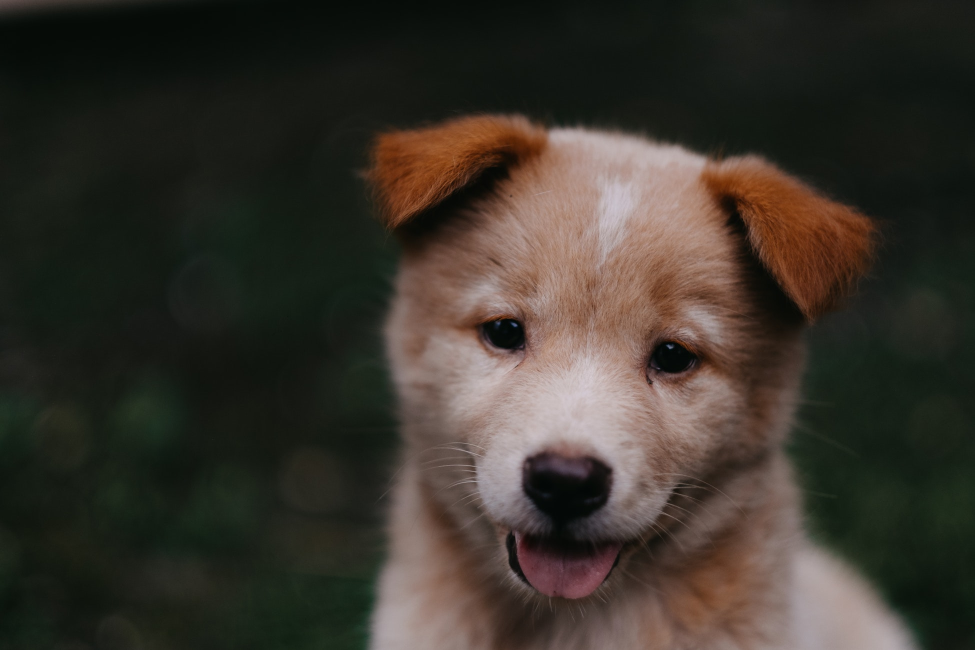
#> input picture DATA/00-puppy.jpg, 1950 x 1300 px, found by its file name (shown at 1/2 size)
$ jupyter execute --allow-errors Image-Basics-with-OpenCV.ipynb
#> lines starting #> are read from the running program, lines starting #| are printed output that depends on the picture; after the words box and inside, x2 and y2 are one past the last pixel; in counts of white or black regions, pixels touching at a corner belong together
# Opening Image files in Notebook

[cell 1]
import numpy as np
import matplotlib.pyplot as plt

[cell 2]
import cv2

[cell 3]
# you are not warned if you pass the wrong file path,
# but if you check the type of image, it showa as NoneType
img = cv2.imread('/Users/anusha/Desktop/Projects/CV/Computer-Vision-with-Python/DATA/00-puppy.jpg')
#> img is the input picture: shape (1300, 1950, 3); mean B, G, R 43.8, 51.8, 57.3

[cell 4]
type(img)

[cell 5]
wrong_path_image = cv2.imread('/Users/anusha/Desktop/Projects/CV/noimage.jpg')

[cell 6]
type(wrong_path_image)

[cell 7]
img.shape
#> Out = (1300, 1950, 3)

[cell 8]
plt.imshow(img)

[cell 9]
#MATPLOTLIB --> RGB
#OPENCV ------> BGR

[cell 10]
# transform opencv to how matplotlib expects the order
#color conversion
fix_img = cv2.cvtColor(img,cv2.COLOR_BGR2RGB)

[cell 11]
plt.imshow(fix_img)

[cell 12]
img_gray = cv2.imread('/Users/anusha/Desktop/Projects/CV/Computer-Vision-with-Python/DATA/00-puppy.jpg',cv2.IMREAD_GRAYSCALE)
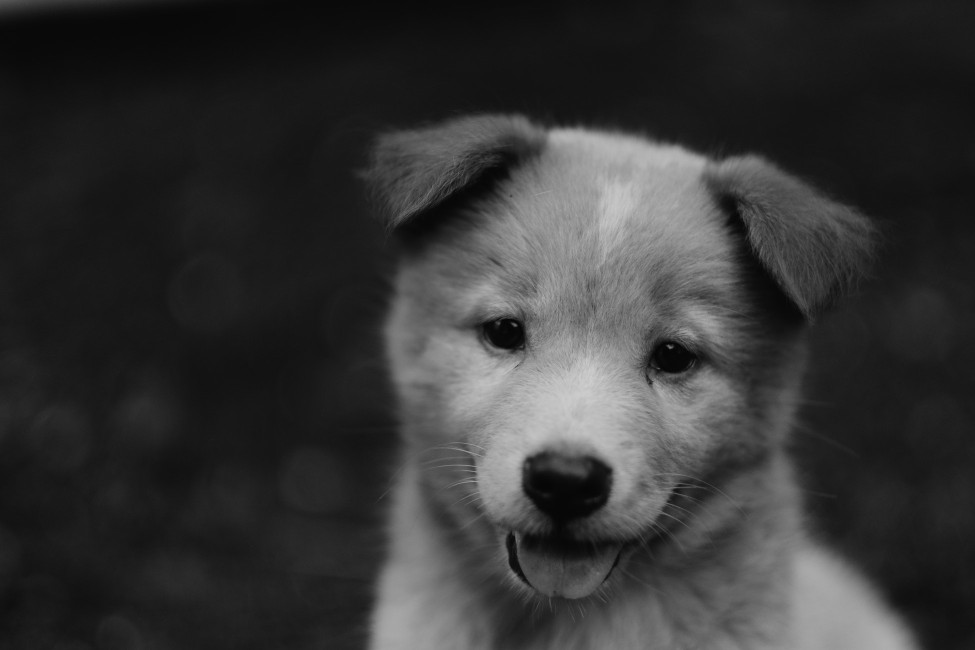
#> img_gray: shape (1300, 1950) (shown at 1/2 size); min 1, max 209, mean 52.6

[cell 13]
# As we reading image in gray scale, we no longer have color channels
img_gray.shape
#> Out = (1300, 1950)

[cell 14]
#the result is one as the image has pure black
img_gray.min()
#> Out = 1

[cell 15]
#the result is 209 as the image has no pure white color
img_gray.max()
#> Out = 209

[cell 16]
# we might be wondering why the image has color when we use grayscale
# it depends upon how imshow's default color mapping
# it takes darker values and shows them as blue and lighter values as yellowish green
plt.imshow(img_gray)

[cell 17]
plt.imshow(img_gray,cmap='gray')

# Resizing images

[cell 18]
plt.imshow(fix_img)

[cell 19]
fix_img.shape
#> Out = (1300, 1950, 3)

[cell 20]
#1300 -> 400 and 1950 ->1000 ( be careful, little confusing)
resized_img = cv2.resize(fix_img,(1000,400))
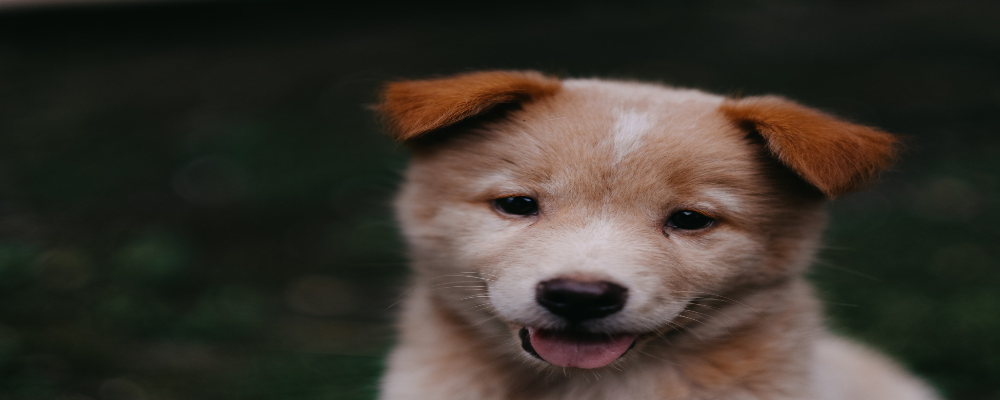
#> resized_img: shape (400, 1000, 3); mean R, G, B 57.2, 51.8, 43.7

[cell 21]
plt.imshow(resized_img)

Resizing with ratio

[cell 22]
w_ratio = 0.7
h_ratio = 0.3 # 30% of original height

[cell 23]
resized_img_with_ratio = cv2.resize(fix_img,(0,0),fix_img,w_ratio,h_ratio)
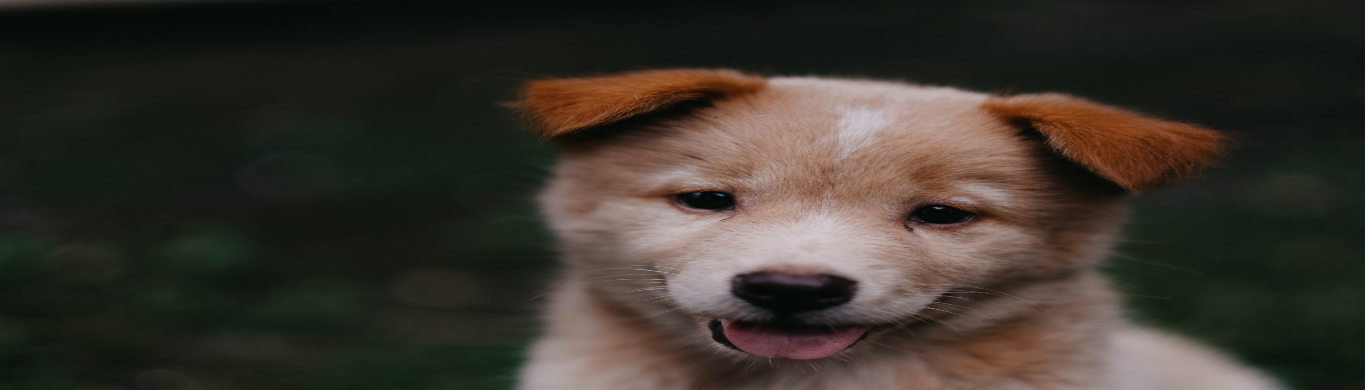
#> resized_img_with_ratio: shape (390, 1365, 3); mean R, G, B 57.2, 51.8, 43.8

[cell 24]
plt.imshow(resized_img_with_ratio)

[cell 25]
resized_img_with_ratio.shape
#> Out = (390, 1365, 3)

# Flipping images

[cell 26]
flipped_img = cv2.flip(fix_img,0) # 0 -> flipped along horizontal axis
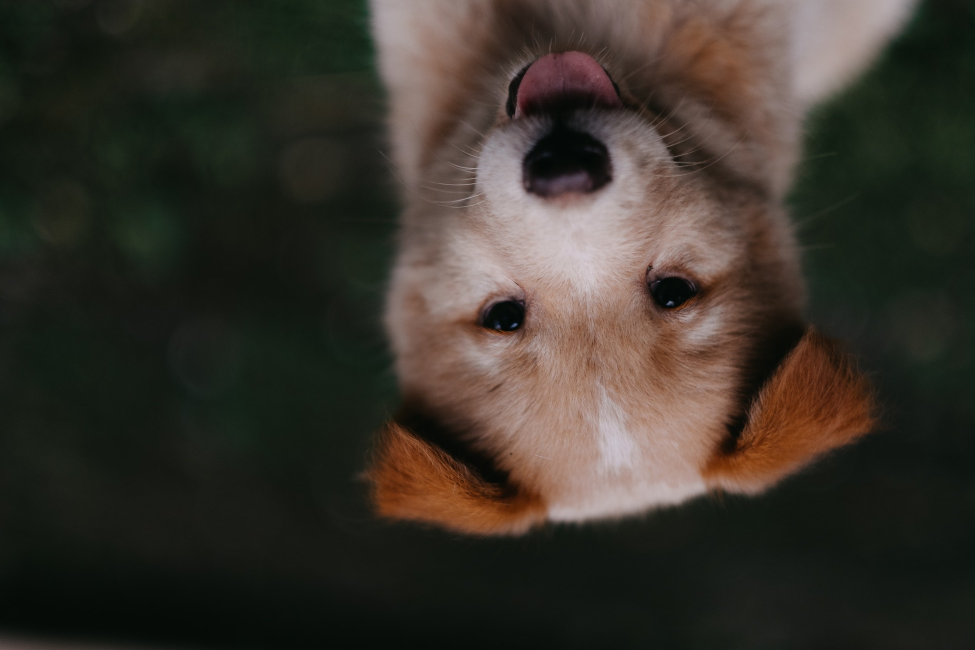
#> flipped_img: shape (1300, 1950, 3) (shown at 1/2 size); mean R, G, B 57.3, 51.8, 43.8
plt.imshow(flipped_img)

[cell 27]
flipped_img = cv2.flip(fix_img,1) # 1 -> flipped along vertical middle axis
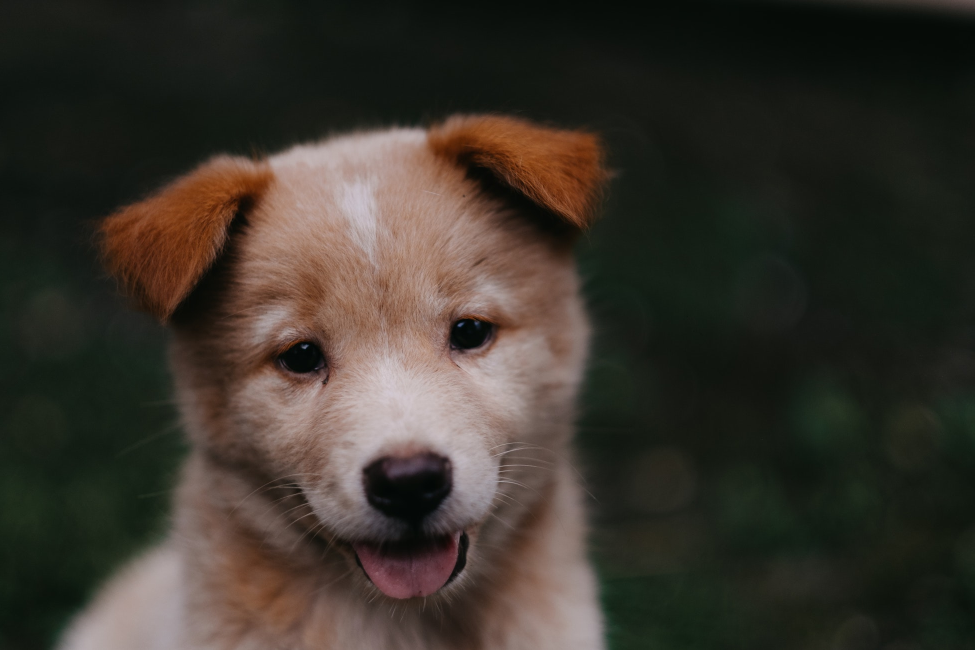
#> flipped_img: shape (1300, 1950, 3) (shown at 1/2 size); mean R, G, B 57.3, 51.8, 43.8
plt.imshow(flipped_img)

[cell 28]
flipped_img = cv2.flip(fix_img,-1) # -1 -> both flips at a time
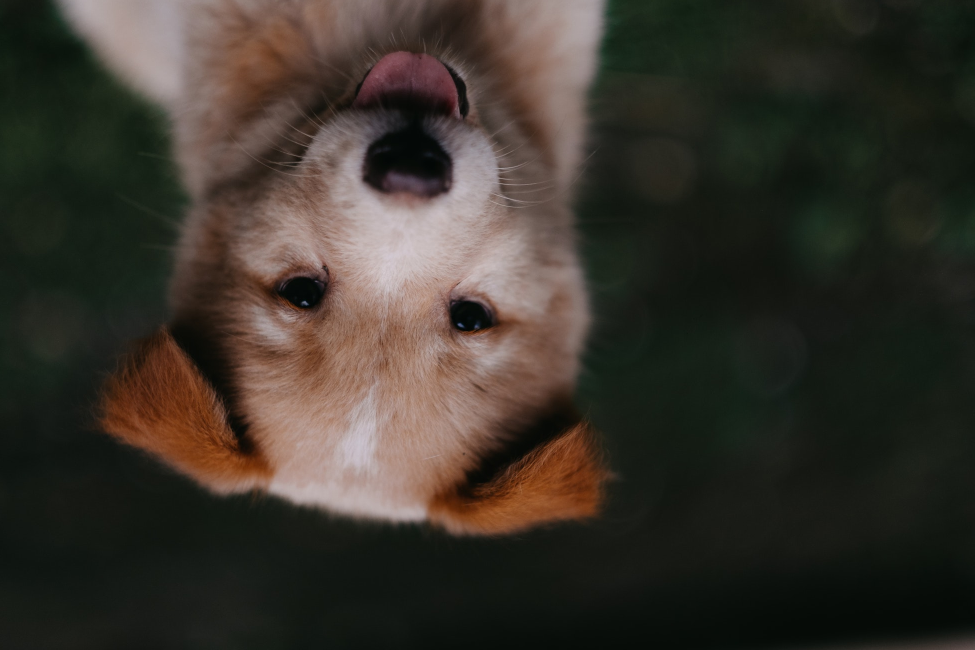
#> flipped_img: shape (1300, 1950, 3) (shown at 1/2 size); mean R, G, B 57.3, 51.8, 43.8
plt.imshow(flipped_img)

Writing an NumPy array to a File(.jpg)

[cell 29]
type(fix_img)

[cell 30]
cv2.imwrite('totally_new.jpg',fix_img)
#> Out = True

More canvas space to show a image in notebook

[cell 31]
fig = plt.figure(figsize=(10,8))
ax = fig.add_subplot(111)
ax.imshow(fix_img)

# Opening image files in OpenCV window

[cell 32]
import cv2

img = cv2.imread('/Users/anusha/Desktop/Projects/CV/Computer-Vision-with-Python/DATA/00-puppy.jpg')

cv2.imshow('Puppy',img) # open in a new window of anaconda, when you close that window it gives 1 as output here

cv2.waitKey()

The same code is written in mypuppy.py file for more understanding

# Drawing on Images

[cell 33]
import cv2
import numpy as np
import matplotlib.pyplot as plt

[cell 34]
blank_img = np.zeros(shape=(512,512,3),dtype=np.int16)

[cell 35]
blank_img.shape

[cell 36]
# As we have filled everything with zero, it shows complete black
plt.imshow(blank_img)

[cell 37]
# ptl -> top-left corner, pt2 -> bottom-right corner
cv2.rectangle(blank_img,pt1=(384,10),pt2=(500,150),color=(0,255,0),thickness=10)

[cell 38]
plt.imshow(blank_img)

[cell 39]
cv2.rectangle(blank_img,pt1=(200,200),pt2=(300,300),color=(0,0,255),thickness=10)
#> blank_img: shape (512, 512, 3) int16; mean of channels 0, 1, 2 0, 5.4, 4.2

[cell 40]
plt.imshow(blank_img)

[cell 41]
cv2.circle(img=blank_img,center=(100,100),radius=50,color=(255,0,0),thickness=8)
#> blank_img: shape (512, 512, 3) int16; mean of channels 0, 1, 2 2.7, 5.4, 4.2
plt.imshow(blank_img)

[cell 42]
#Inorder to fill the shape(circle,square,etc.,) use thickness=-1
cv2.circle(img=blank_img,center=(100,100),radius=50,color=(255,0,0),thickness=-1)
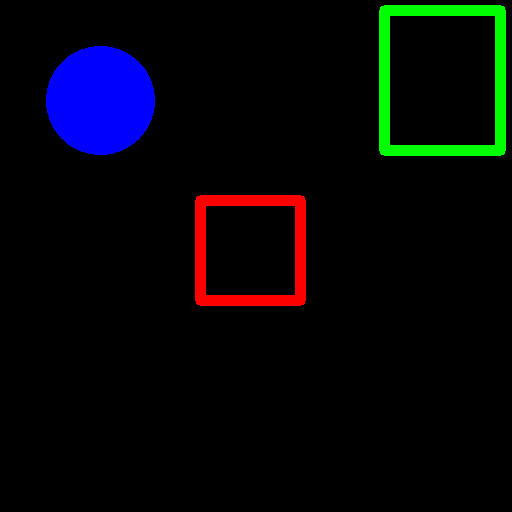
#> blank_img: shape (512, 512, 3) int16; mean of channels 0, 1, 2 9.1, 5.4, 4.2; drawn as B, G, R
plt.imshow(blank_img)

[cell 43]
cv2.line(blank_img,pt1=(0,0),pt2=(512,512),color=(102,255,252),thickness=5)
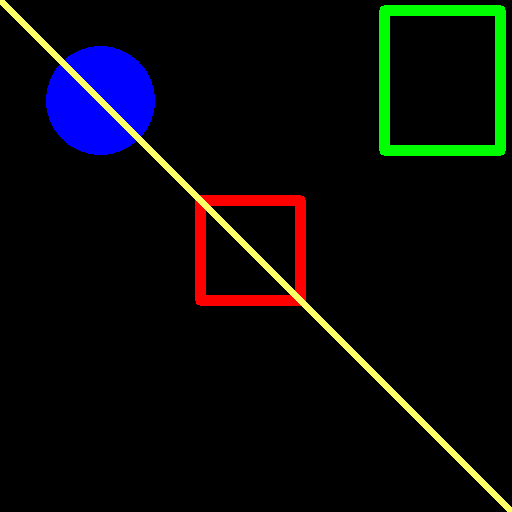
#> blank_img: shape (512, 512, 3) int16; 1.75% of pixels changed, all inside (x1, y1, x2, y2) = (0, 0, 512, 512); drawn as B, G, R
plt.imshow(blank_img)

[cell 44]
font = cv2.FONT_HERSHEY_SIMPLEX
cv2.putText(blank_img,text='Hello',org=(10,500),fontFace=font,fontScale=4,color=(255,255,255),thickness=3,lineType=cv2.LINE_AA)
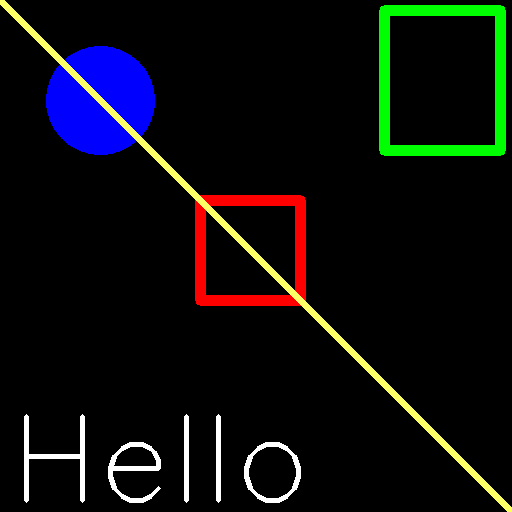
#> blank_img: shape (512, 512, 3) int16; 1.42% of pixels changed, all inside (x1, y1, x2, y2) = (24, 414, 301, 503); drawn as B, G, R
plt.imshow(blank_img)
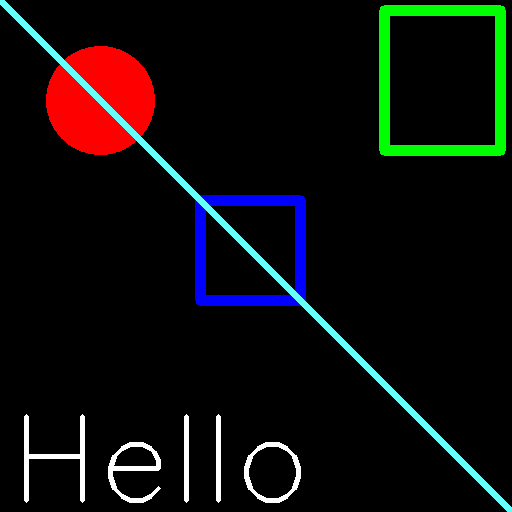
#> shown: shape (512, 512, 3); mean R, G, B 13.8, 13.5, 12.1

[cell 45]
blank_imge = np.zeros(shape=(512,512,3),dtype=np.int16)
plt.imshow(blank_imge)

[cell 46]
vertices = np.array([[100,300],[200,200],[400,300],[200,400]],dtype=np.int32)
vertices

[cell 47]
vertices.shape

[cell 48]
#for three-dimentional
pts = vertices.reshape(-1,1,2)

[cell 49]
pts.shape

[cell 50]
pts

#> (a cell that did not finish here is left out)

# Drawing images with mouse

[cell 52]
#copy this piece of code to .py file and run it if you are using a linux/mas os
import cv2
import numpy as np

def draw_circle(event,x,y,flags,param):
    if event ==cv2.EVENT_LBUTTONDOWN:
        cv2.circle(img,(x,y),100,(0,255,0),-1)

    elif event == cv2.EVENT_RBUTTONDOWN:
        cv2.circle(img,(x,y),100,(255,0,0),-1)

cv2.namedWindow(winname='my_drawing')

cv2.setMouseCallback('my_drawing',draw_circle)


img = np.zeros((512,512,3),np.int8)

while True:

    cv2.imshow('my_drawing',img)

    if cv2.waitKey(20) & 0xFF ==27:
#> (key Esc is pressed here)
        break

cv2.destroyAllWindows()

[cell 53]
import cv2
import numpy as np

#VARIABLES
# True while mouse button down, False while mouse button up
drawing = False
ix = -1
iy = -1


#FUNCTION
def draw_rectangle(event,x,y,flags,param):
    global ix,iy,drawing

    if event ==cv2.EVENT_LBUTTONDOWN:
        drawing = True
        ix,iy = x,y

    elif event ==cv2.EVENT_MOUSEMOVE:
        if drawing == True:
            cv2.rectangle(img,(ix,iy),(x,y),(0,255,0),-1)

    elif event == cv2.EVENT_LBUTTONUP:
        drawing = False
        cv2.rectangle(img,(ix,iy),(x,y),(0,255,0),-1)

# SHOWING THE IMAGE

#BLACK
img = np.zeros((512,512,3))

cv2.namedWindow(winname='my_drawing')

cv2.setMouseCallback('my_drawing',draw_rectangle)

while True:

    cv2.imshow('my_drawing',img)

    if cv2.waitKey(1) & 0xFF ==27:
#> (key Esc is pressed here)
        break

cv2.destroyAllWindows()

$ run again, with DATA/Denis_Mukwege.jpg copied over DATA/00-puppy.jpg
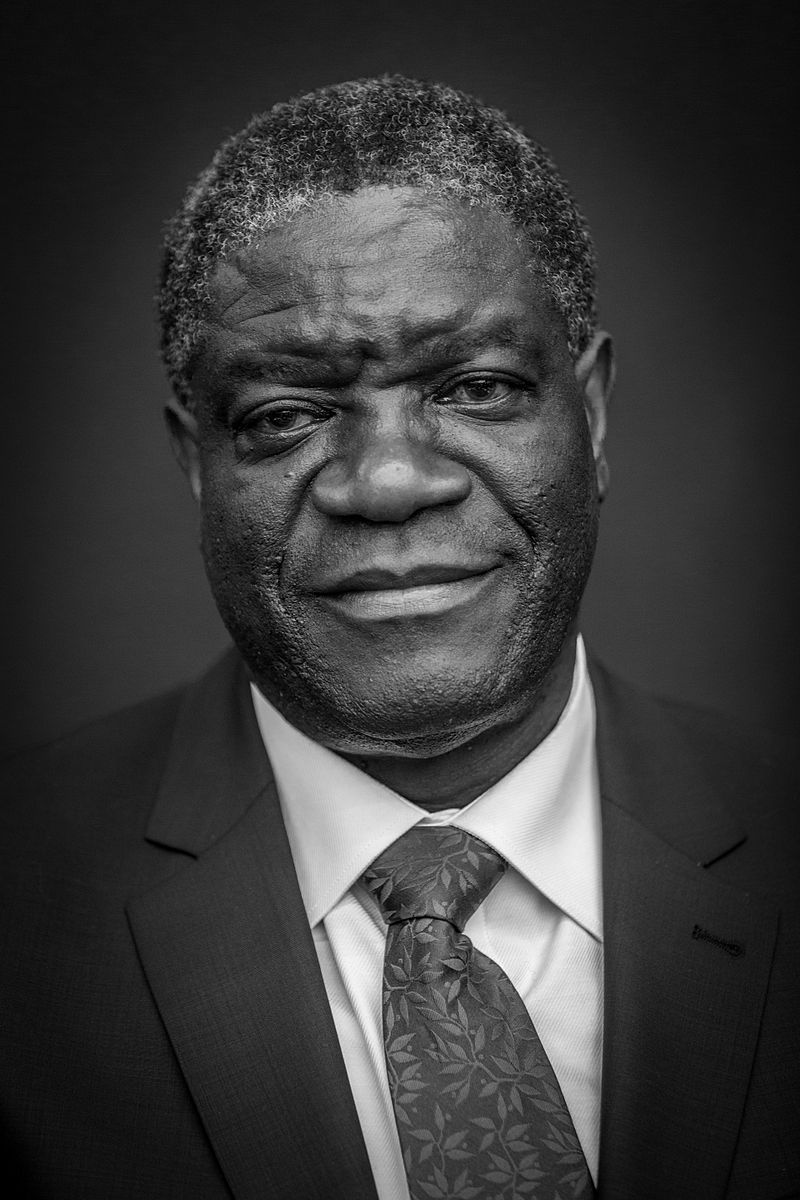
#> input picture DATA/Denis_Mukwege.jpg, 800 x 1200 px, found by its file name
#> img is the input picture: shape (1200, 800, 3); min 0, max 255, mean 58.8
#> `img_gray.min()`: Out = 0
#> `img_gray.max()`: Out = 255
#> `resized_img_with_ratio = cv2.resize(fix_img,(0,0),fix_img,w_ratio,h_ra..`:
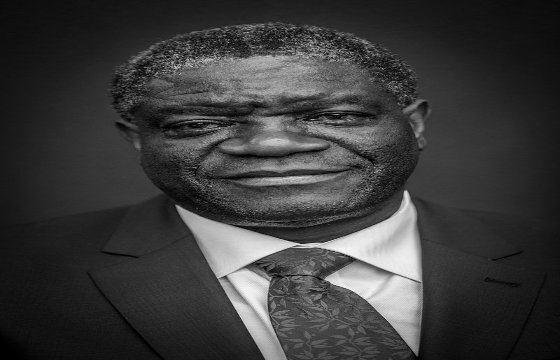
#> resized_img_with_ratio: shape (360, 560, 3); min 0, max 245, mean 58.8
#> `flipped_img = cv2.flip(fix_img,-1)`:
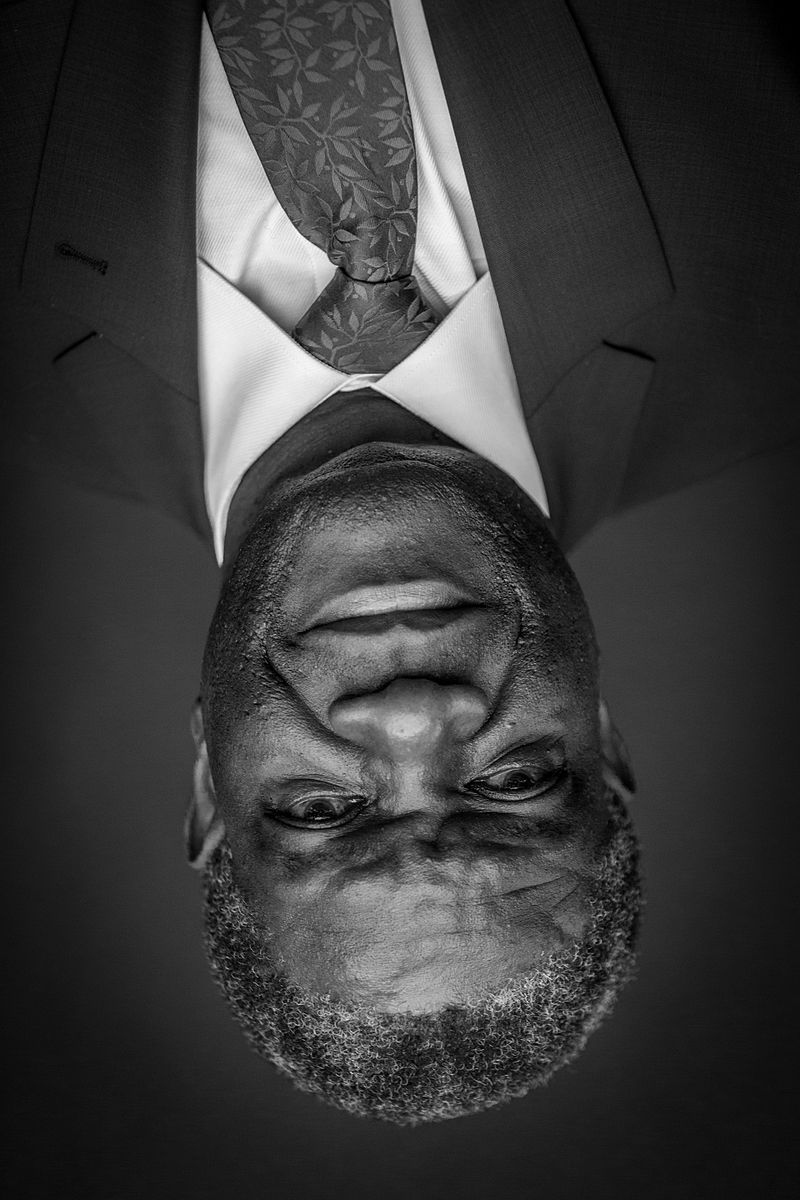
#> flipped_img: shape (1200, 800, 3); min 0, max 255, mean 58.8
#> `cv2.imwrite('totally_new.jpg',fix_img)`: Out = True

$ run again, with DATA/Nadia_Murad.jpg copied over DATA/00-puppy.jpg
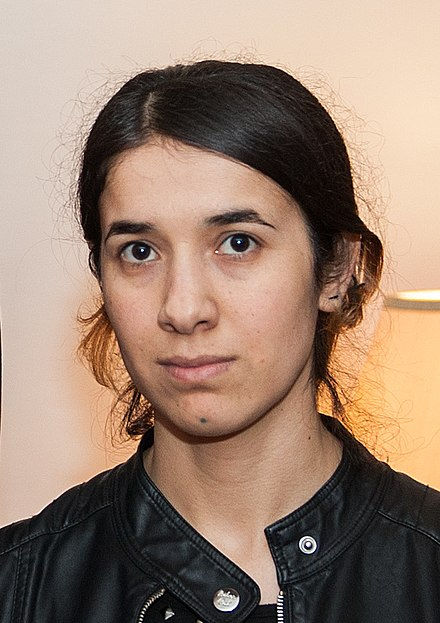
#> input picture DATA/Nadia_Murad.jpg, 440 x 623 px, found by its file name
#> img is the input picture: shape (623, 440, 3); mean B, G, R 112.7, 129.2, 153.8
#> `img_gray.min()`: Out = 0
#> `img_gray.max()`: Out = 255
#> `flipped_img = cv2.flip(fix_img,-1)`:
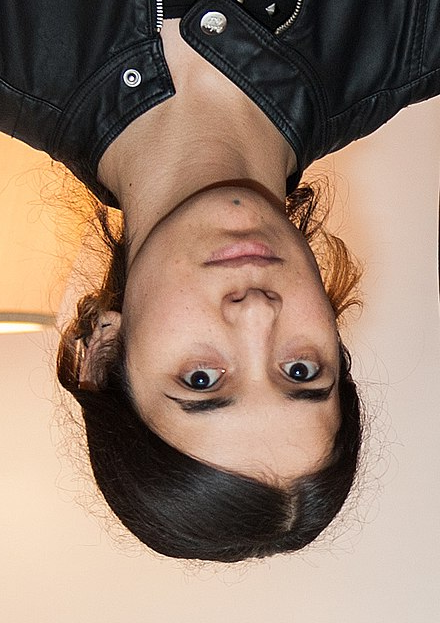
#> flipped_img: shape (623, 440, 3); mean R, G, B 153.8, 129.2, 112.7
#> `cv2.imwrite('totally_new.jpg',fix_img)`: Out = True
